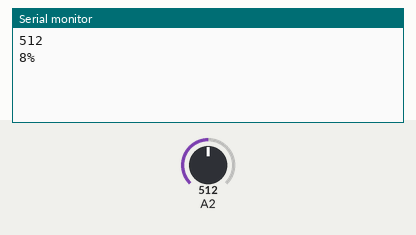
A sketch run on a simulated Arduino Uno, built with avr-gcc and run on an emulated ATmega328P. Shown: the last lines printed to the serial monitor. The inputs (shaded band) are chosen by the test bench; at power-on: A2 = 512.

Above: at 1.8 s.
1.9 s: A2 set to 530
At 2.7 s:
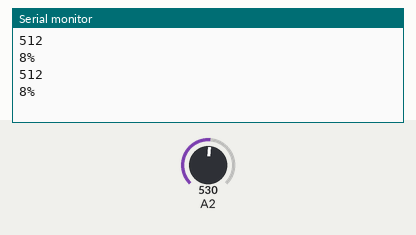
3.4 s: A2 set to 511
At 4.8 s:
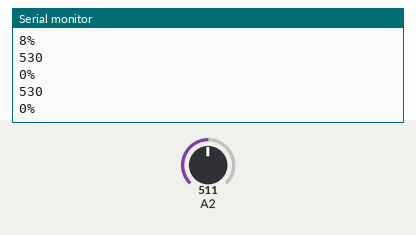
Timing chart, 0 to 6.4 s (numbered marks = the images above; inputs shaded):
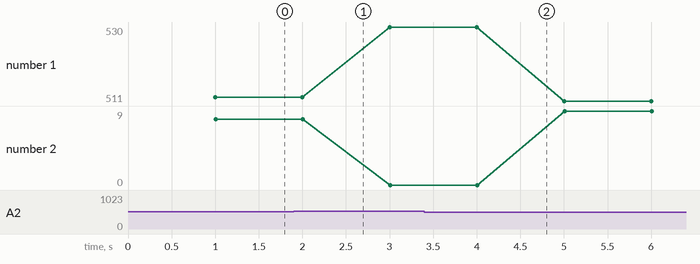

Measured:
- plotted number 1: 512 → 530 after the input at 1.9 s, 530 → 511 after the input at 3.4 s
- plotted number 2: 8 → 0 after the input at 1.9 s, 0 → 9 after the input at 3.4 s

The sketch:

SoilMoistureSensor.ino
```cpp
const int maxSoilMoisture = 520;
const int minSoilMoisture = 420;
void setup()
{
  Serial.begin(9600);//Mở cổng Serial ở mức 9600
}

void loop()
{
  int value = analogRead(A2);     // Ta sẽ đọc giá trị hiệu điện thế của cảm biến
  int percent = map(value, minSoilMoisture, maxSoilMoisture, 100, 0);
  if(percent <= 0) {
    percent = 0;
  }
  else if(percent>=100) {
    percent = 100;
  }
  delay(1000);
  Serial.println(value);
  Serial.print(percent);
  Serial.println('%');
  Serial.println();
}
```
